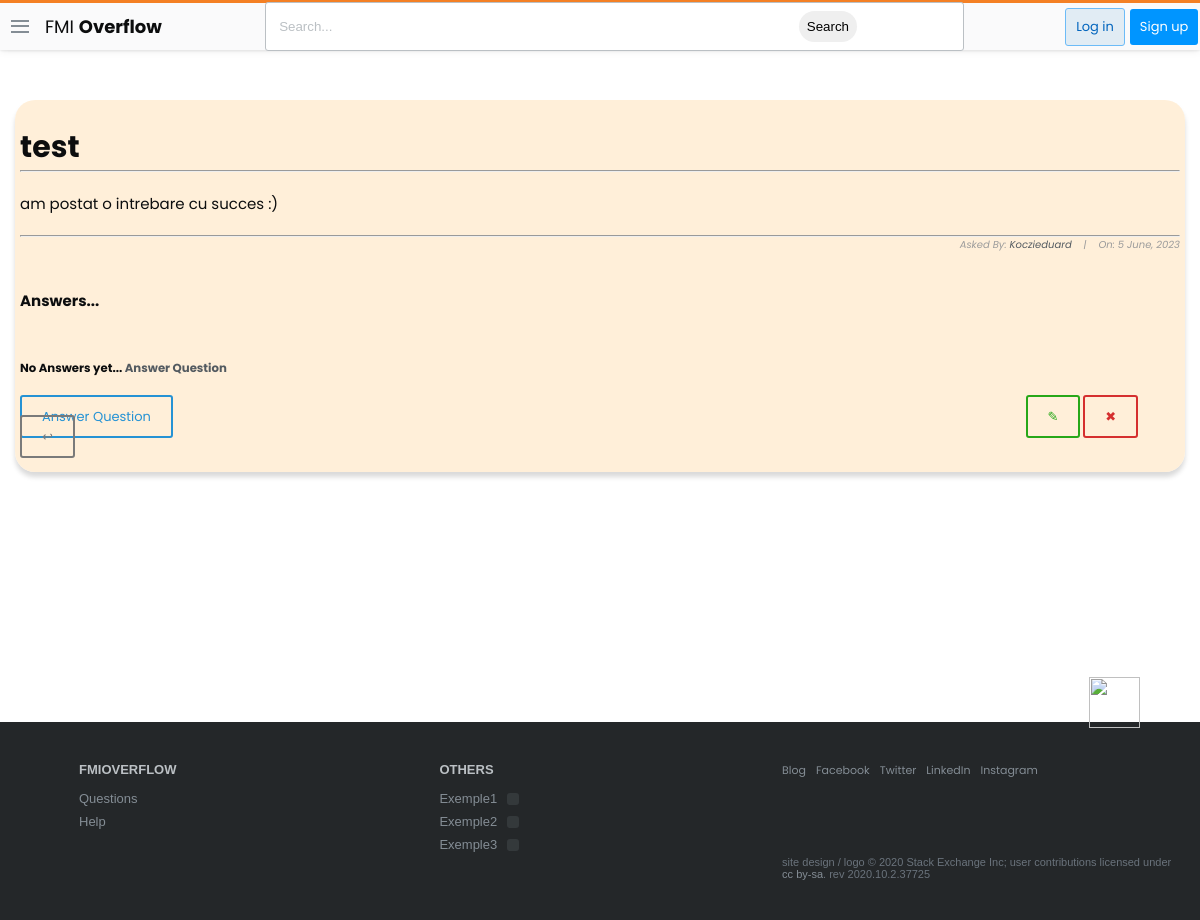
The app's page /questions/8, older data.
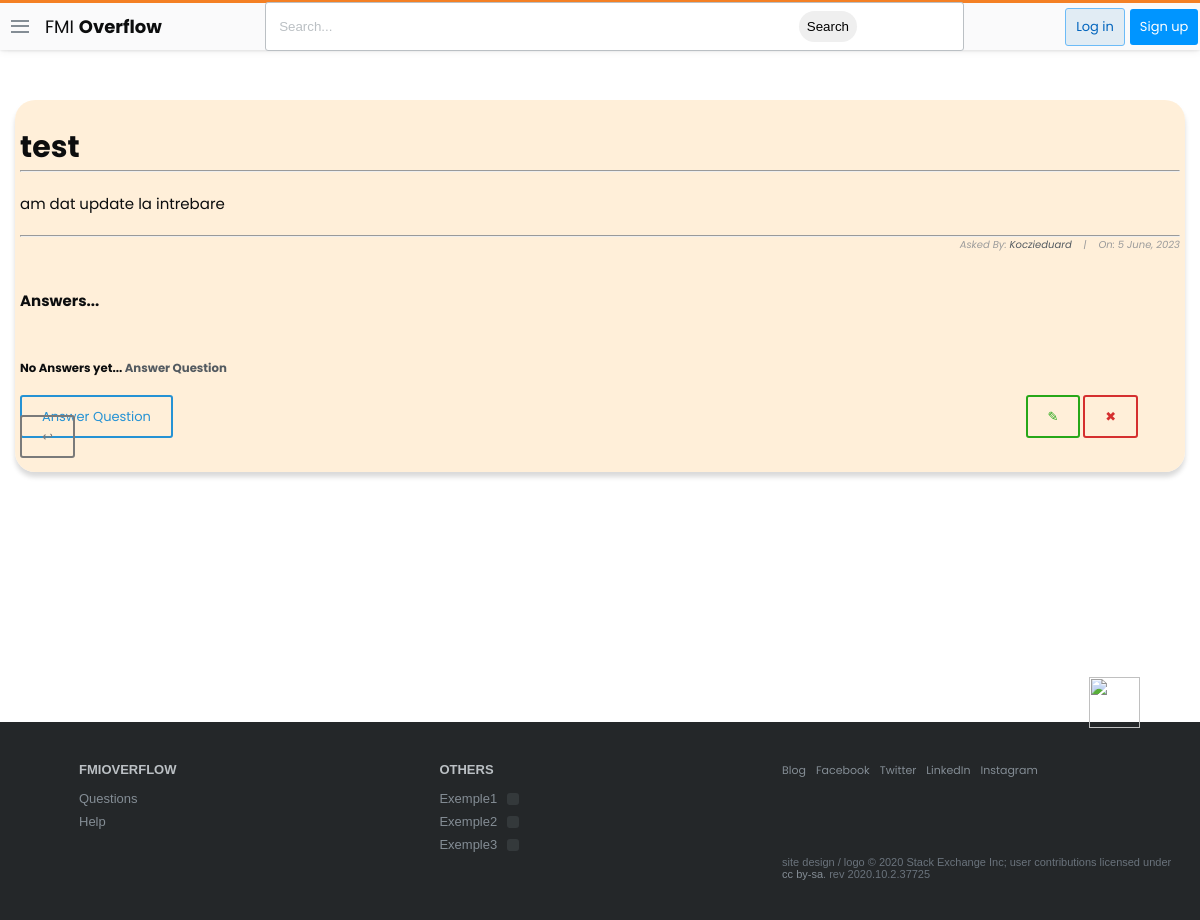
The same page, newer data.
### stackbase/models.py (models this page shows, shortened)
class Question(models.Model):
    user = models.ForeignKey(User, on_delete=models.CASCADE)
    title = models.CharField(max_length = 1000)
    content = models.TextField(null=True,blank=True)
    date_created = models.DateTimeField(default=timezone.now)

### stackbase/views.py (the view)
# urls.py: path('questions/<int:pk>',views.QuestionDetailView.as_view(),name="question_detail"),
class QuestionDetailView(DetailView):
    model = Question
    context_object_name = 'question'

### stackbase/templates/stackbase/question_detail.html (shortened to what this page needs)
{% extends 'base.html' %}
{% block content %}
<!DOCTYPE html>
<html lang="en">
<head>
</head>
<body>
    <div class="container">
        <div class="list-question">
            <div class="questions">
                <div class="container" style="background-color: rgba(255, 235, 209, 0.808); padding: 5px; box-shadow: rgba(0, 0, 0, 0.15) 0px 5px 5px 0px; border-radius: 20px;" >
                    <h3 id="fh3">{{question.title}}</h3>
                    <hr>
                    <h6 id="fh6" style="margin-top:20px">{{ question.content|safe }}</h6>
                    <hr>
                    <h6 id="fh6" style="font-size: 10px; font-style: italic; color: rgb(155, 155, 155); text-align: right;">Asked By: <a href="{% url 'profile' %}">{{ object.user|title }}</a>&nbsp;&nbsp;&nbsp; |&nbsp;&nbsp;&nbsp; On: {{ object.date_created|date:"j F, Y" }}</h6>
                    <br>
                    <h2>Answers...</h2> <br><br><br>
                    {% if not question.comment.all %}
                        <h3>No Answers yet... <a href="">Answer Question</a> </h3>
                    {% else %}
                        {% for comment in question.comment.all %}
                            <h3 style="font-weight: normal; font-size: 15px;">{{comment.content|safe}}</h3>
                            <h3 style="font-size: 12px;">Answered by: <i><a href="">{{comment.name}}</a> - On: {{comment.date_created|date:"j F, Y"}}</i></h3>
                            <hr>
                        {% endfor %}
                    {% endif %}
                    <div style="margin-top:30px;margin-bottom:20px">
                    <a class="btn btn-outline blue" id="fa" href="{% url 'stackbase:question_comment' question.id %}    " style="text-decoration: none;">Answer Question</a>
                    <a class="btn btn-outline green" style="text-decoration: none;margin-left:850px"  href=""> &#x270E;</a>
                    <a class="btn btn-outline red" style="text-decoration: none;"  href="">&#x2716;</a>
                    <a class="btn btn-outline gray" style="text-decoration: none;"  href="{% url 'stackbase:question_list' %}">&#x21a9;</a>
                    </div>
                </div>
                </div>
            </div>
        </div>
</body>
</html>
{% endblock content %}

Row changes from the older to the newer data that the page shows:
changed Question "test": content "am postat o intrebare cu succes :)" → "am dat update la intrebare"
